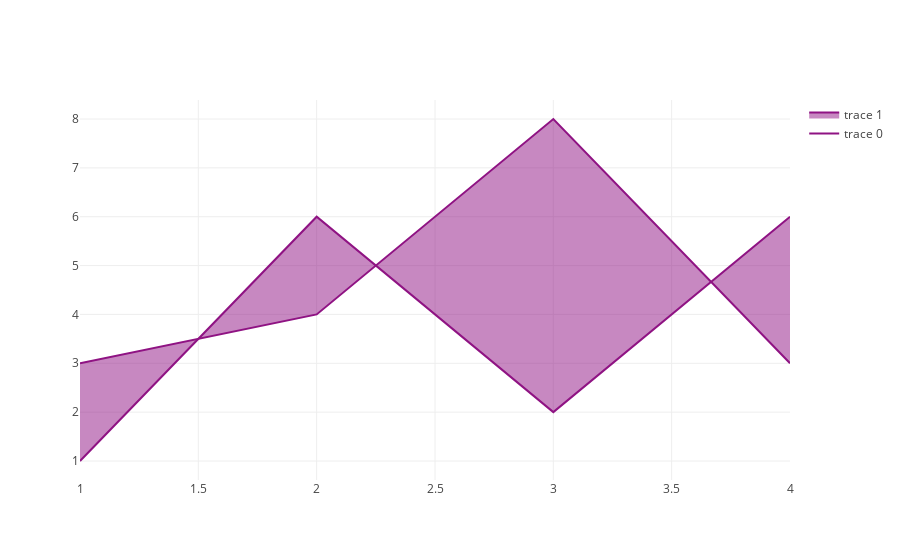

The code cell stored with this chart in its notebook:
### Markdown cell above
# Interior Filling for Area Chart

### Code cell
trace0 = go.Scatter(
    x=[1, 2, 3, 4],
    y=[3, 4, 8, 3],
    fill= None,
    mode='lines',
    line=dict(color='rgb(143, 19, 131)')
)
trace1 = go.Scatter(
    x=[1, 2, 3, 4],
    y=[1, 6, 2, 6],
    fill='tonexty',
    mode='lines',
    line=dict(color='rgb(143, 19, 131)')
)

data = [trace0, trace1]
plotly.offline.iplot(data, filename='filling-interior-area')

### Figure 1 — Plotly figure (JSON) as saved in the notebook; plotly's stock layout.template omitted (floating-point values rounded to 4 significant figures)
{"data": [{"line": {"color": "rgb(143, 19, 131)"}, "mode": "lines", "type": "scatter", "uid": "54f2837a-2f50-4db8-a4b6-9e6436ce63b3", "x": [1, 2, 3, 4], "y": [3, 4, 8, 3]}, {"fill": "tonexty", "line": {"color": "rgb(143, 19, 131)"}, "mode": "lines", "type": "scatter", "uid": "1826843d-41bd-4ae6-a2ae-328e70ed4254", "x": [1, 2, 3, 4], "y": [1, 6, 2, 6]}], "layout": {}}
